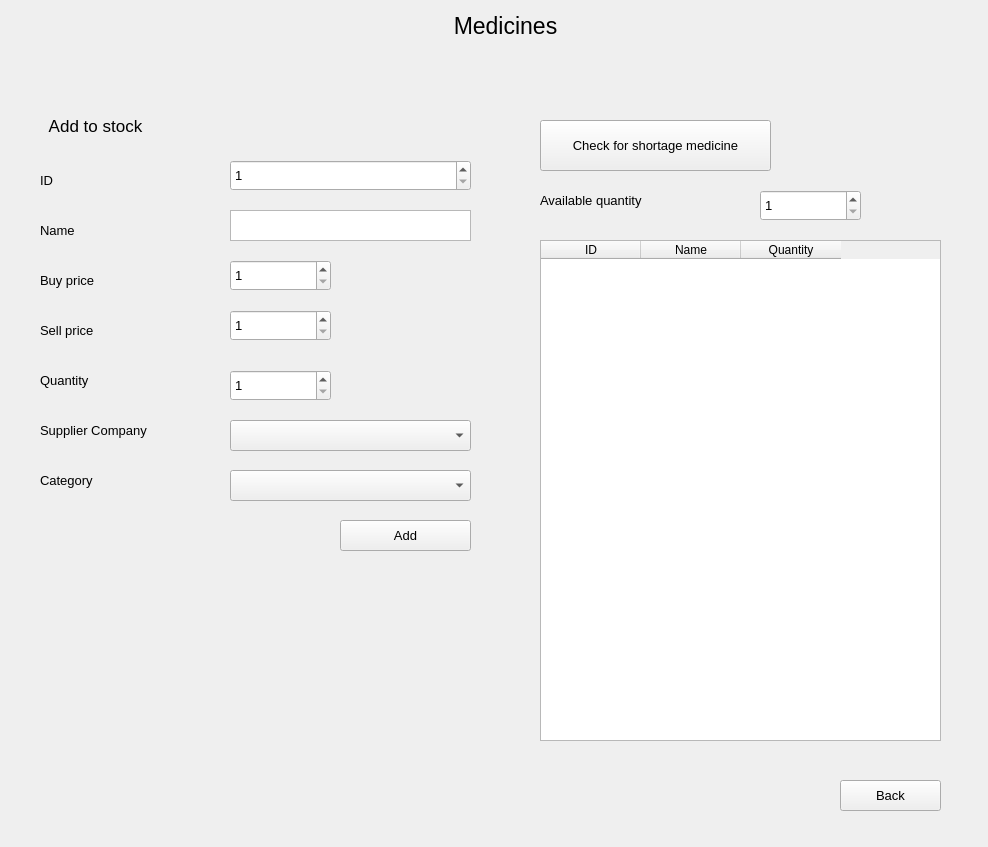
<?xml version="1.0" encoding="UTF-8"?>
<ui version="4.0">
 <class>Medicine_Window</class>
 <widget class="QWidget" name="Medicine_Window">
  <property name="geometry">
   <rect>
    <x>0</x>
    <y>0</y>
    <width>988</width>
    <height>847</height>
   </rect>
  </property>
  <property name="windowTitle">
   <string>Form</string>
  </property>
  <widget class="QLabel" name="label_7">
   <property name="geometry">
    <rect>
     <x>40</x>
     <y>410</y>
     <width>201</width>
     <height>41</height>
    </rect>
   </property>
   <property name="font">
    <font>
     <pointsize>10</pointsize>
    </font>
   </property>
   <property name="text">
    <string>Supplier Company</string>
   </property>
  </widget>
  <widget class="QLabel" name="label_10">
   <property name="geometry">
    <rect>
     <x>540</x>
     <y>180</y>
     <width>191</width>
     <height>41</height>
    </rect>
   </property>
   <property name="font">
    <font>
     <pointsize>10</pointsize>
    </font>
   </property>
   <property name="text">
    <string>Available quantity</string>
   </property>
  </widget>
  <widget class="QSpinBox" name="md_buy_price">
   <property name="geometry">
    <rect>
     <x>230</x>
     <y>260</y>
     <width>101</width>
     <height>31</height>
    </rect>
   </property>
   <property name="font">
    <font>
     <pointsize>10</pointsize>
    </font>
   </property>
   <property name="minimum">
    <number>1</number>
   </property>
   <property name="maximum">
    <number>200</number>
   </property>
  </widget>
  <widget class="QLabel" name="label">
   <property name="geometry">
    <rect>
     <x>40</x>
     <y>160</y>
     <width>101</width>
     <height>41</height>
    </rect>
   </property>
   <property name="font">
    <font>
     <pointsize>10</pointsize>
    </font>
   </property>
   <property name="text">
    <string>ID</string>
   </property>
  </widget>
  <widget class="QSpinBox" name="md_sell_price">
   <property name="geometry">
    <rect>
     <x>230</x>
     <y>310</y>
     <width>101</width>
     <height>31</height>
    </rect>
   </property>
   <property name="font">
    <font>
     <pointsize>10</pointsize>
    </font>
   </property>
   <property name="minimum">
    <number>1</number>
   </property>
   <property name="maximum">
    <number>200</number>
   </property>
  </widget>
  <widget class="QLabel" name="label_3">
   <property name="geometry">
    <rect>
     <x>40</x>
     <y>260</y>
     <width>101</width>
     <height>41</height>
    </rect>
   </property>
   <property name="font">
    <font>
     <pointsize>10</pointsize>
    </font>
   </property>
   <property name="text">
    <string>Buy price</string>
   </property>
  </widget>
  <widget class="QLabel" name="label_5">
   <property name="geometry">
    <rect>
     <x>40</x>
     <y>360</y>
     <width>101</width>
     <height>41</height>
    </rect>
   </property>
   <property name="font">
    <font>
     <pointsize>10</pointsize>
    </font>
   </property>
   <property name="text">
    <string>Quantity</string>
   </property>
  </widget>
  <widget class="QPushButton" name="add_medicine">
   <property name="geometry">
    <rect>
     <x>340</x>
     <y>520</y>
     <width>131</width>
     <height>31</height>
    </rect>
   </property>
   <property name="font">
    <font>
     <pointsize>10</pointsize>
    </font>
   </property>
   <property name="text">
    <string>Add</string>
   </property>
  </widget>
  <widget class="QSpinBox" name="md_quantity">
   <property name="geometry">
    <rect>
     <x>230</x>
     <y>370</y>
     <width>101</width>
     <height>31</height>
    </rect>
   </property>
   <property name="font">
    <font>
     <pointsize>10</pointsize>
    </font>
   </property>
   <property name="minimum">
    <number>1</number>
   </property>
   <property name="maximum">
    <number>200</number>
   </property>
  </widget>
  <widget class="QLabel" name="label_4">
   <property name="geometry">
    <rect>
     <x>40</x>
     <y>310</y>
     <width>101</width>
     <height>41</height>
    </rect>
   </property>
   <property name="font">
    <font>
     <pointsize>10</pointsize>
    </font>
   </property>
   <property name="text">
    <string>Sell price</string>
   </property>
  </widget>
  <widget class="QLabel" name="label_8">
   <property name="geometry">
    <rect>
     <x>40</x>
     <y>460</y>
     <width>201</width>
     <height>41</height>
    </rect>
   </property>
   <property name="font">
    <font>
     <pointsize>10</pointsize>
    </font>
   </property>
   <property name="text">
    <string>Category</string>
   </property>
  </widget>
  <widget class="QTextEdit" name="md_name">
   <property name="geometry">
    <rect>
     <x>230</x>
     <y>210</y>
     <width>241</width>
     <height>31</height>
    </rect>
   </property>
   <property name="font">
    <font>
     <pointsize>10</pointsize>
    </font>
   </property>
  </widget>
  <widget class="QSpinBox" name="max_quantity">
   <property name="geometry">
    <rect>
     <x>760</x>
     <y>190</y>
     <width>101</width>
     <height>31</height>
    </rect>
   </property>
   <property name="font">
    <font>
     <pointsize>10</pointsize>
    </font>
   </property>
   <property name="minimum">
    <number>1</number>
   </property>
   <property name="maximum">
    <number>200</number>
   </property>
  </widget>
  <widget class="QLabel" name="label_2">
   <property name="geometry">
    <rect>
     <x>40</x>
     <y>210</y>
     <width>101</width>
     <height>41</height>
    </rect>
   </property>
   <property name="font">
    <font>
     <pointsize>10</pointsize>
    </font>
   </property>
   <property name="text">
    <string>Name</string>
   </property>
  </widget>
  <widget class="QLabel" name="label_9">
   <property name="geometry">
    <rect>
     <x>20</x>
     <y>100</y>
     <width>151</width>
     <height>51</height>
    </rect>
   </property>
   <property name="font">
    <font>
     <pointsize>13</pointsize>
    </font>
   </property>
   <property name="text">
    <string>Add to stock</string>
   </property>
   <property name="alignment">
    <set>Qt::AlignCenter</set>
   </property>
  </widget>
  <widget class="QPushButton" name="check_shortage">
   <property name="geometry">
    <rect>
     <x>540</x>
     <y>120</y>
     <width>231</width>
     <height>51</height>
    </rect>
   </property>
   <property name="font">
    <font>
     <pointsize>10</pointsize>
    </font>
   </property>
   <property name="text">
    <string>Check for shortage medicine</string>
   </property>
  </widget>
  <widget class="QComboBox" name="md_category">
   <property name="geometry">
    <rect>
     <x>230</x>
     <y>470</y>
     <width>241</width>
     <height>31</height>
    </rect>
   </property>
   <property name="font">
    <font>
     <pointsize>10</pointsize>
    </font>
   </property>
  </widget>
  <widget class="QTableWidget" name="shortage_table">
   <property name="geometry">
    <rect>
     <x>540</x>
     <y>240</y>
     <width>401</width>
     <height>501</height>
    </rect>
   </property>
   <column>
    <property name="text">
     <string>ID</string>
    </property>
   </column>
   <column>
    <property name="text">
     <string>Name</string>
    </property>
   </column>
   <column>
    <property name="text">
     <string>Quantity</string>
    </property>
   </column>
  </widget>
  <widget class="QLabel" name="label_6">
   <property name="geometry">
    <rect>
     <x>340</x>
     <y>0</y>
     <width>331</width>
     <height>51</height>
    </rect>
   </property>
   <property name="font">
    <font>
     <pointsize>17</pointsize>
    </font>
   </property>
   <property name="text">
    <string>Medicines</string>
   </property>
   <property name="alignment">
    <set>Qt::AlignCenter</set>
   </property>
  </widget>
  <widget class="QPushButton" name="back">
   <property name="geometry">
    <rect>
     <x>840</x>
     <y>780</y>
     <width>101</width>
     <height>31</height>
    </rect>
   </property>
   <property name="font">
    <font>
     <pointsize>10</pointsize>
    </font>
   </property>
   <property name="text">
    <string>Back</string>
   </property>
  </widget>
  <widget class="QComboBox" name="md_suppliers">
   <property name="geometry">
    <rect>
     <x>230</x>
     <y>420</y>
     <width>241</width>
     <height>31</height>
    </rect>
   </property>
   <property name="font">
    <font>
     <pointsize>10</pointsize>
    </font>
   </property>
  </widget>
  <widget class="QSpinBox" name="md_id">
   <property name="geometry">
    <rect>
     <x>230</x>
     <y>160</y>
     <width>241</width>
     <height>31</height>
    </rect>
   </property>
   <property name="font">
    <font>
     <pointsize>10</pointsize>
    </font>
   </property>
   <property name="minimum">
    <number>1</number>
   </property>
   <property name="maximum">
    <number>200</number>
   </property>
  </widget>
  <widget class="QLabel" name="msg">
   <property name="geometry">
    <rect>
     <x>40</x>
     <y>530</y>
     <width>431</width>
     <height>131</height>
    </rect>
   </property>
   <property name="font">
    <font>
     <pointsize>10</pointsize>
    </font>
   </property>
   <property name="text">
    <string/>
   </property>
  </widget>
 </widget>
 <resources/>
 <connections/>
</ui>
